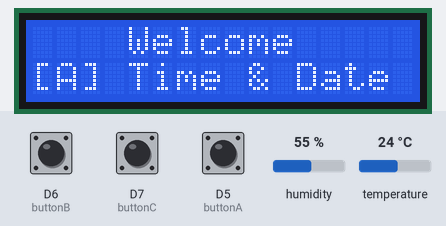
Bench run of a program on a simulated ESP8266 (NodeMCU). Parts: 16×2 character LCD. The inputs (shaded band) are chosen by the test bench; at power-on: D5 (buttonA) HIGH, D6 (buttonB) HIGH, D7 (buttonC) HIGH, humidity 55 %, temperature 24 °C. WiFi joins after 1.5 s; servers stay silent unless stated; the local clock reads 2024-03-15 10:24:30 at power-on unless the program sets it; what the program prints to the serial monitor is not drawn.

Above: at 10.0 s.
10.1 s: D5 (buttonA) pulled LOW for 0.15 s
At 10.9 s:
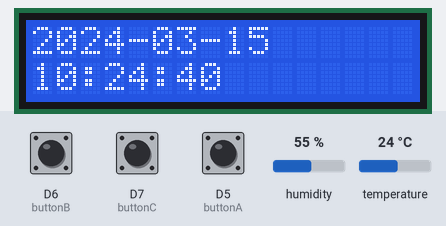
14.6 s: D6 (buttonB) pulled LOW for 0.15 s
At 15.8 s:
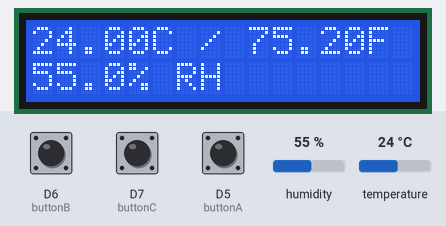
16.2 s: D7 (buttonC) pulled LOW for 0.15 s
At 16.8 s:
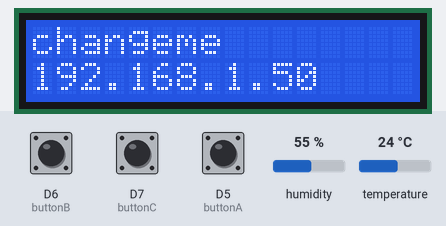
17.8 s: D5 (buttonA) pulled LOW for 1 s
At 20.1 s:
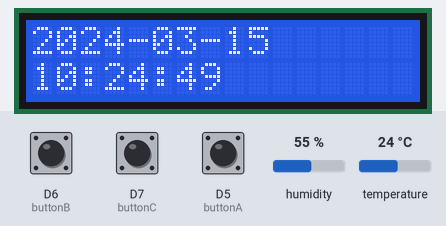
20.3 s: D6 (buttonB) pulled LOW for 1 s
At 21.7 s:
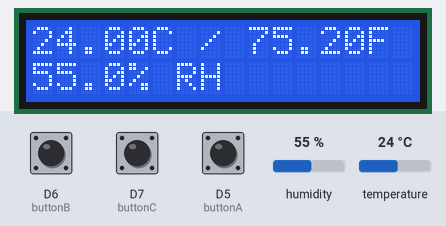
22.8 s: humidity set to 22 %
At 25.6 s:
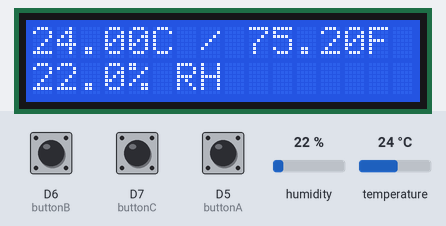
Timing chart, 0 to 26.7 s (numbered marks = the images above; inputs shaded):
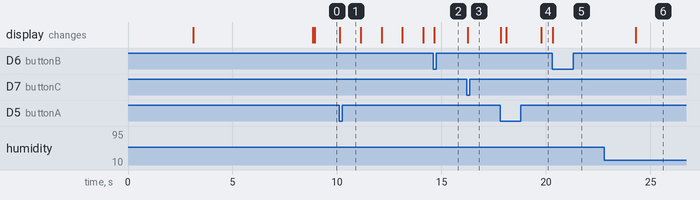

The program:

main.cpp
```cpp
// default include
#include <Arduino.h>
#include <time.h>
#include <sntp.h>

// LCD library
#include <LiquidCrystal_I2C.h>

// WiFi library
#include <ESP8266WiFi.h>

// DHT11 library
#include <DHT.h>

// DHT11 config
#define DHTPIN D3
#define DHTTYPE DHT11
DHT dht(DHTPIN, DHTTYPE);

// WiFi credentials (change before running!)
const char* ssid     = "changeme";
const char* password = "changeme";
const char* hostname = "changeme";

// define LCD object (LCD1602)
LiquidCrystal_I2C lcd(0x27, 16, 2);

// 3 buttons
const int buttonA = D5; // time
const int buttonB = D6; // temp/humidity
const int buttonC = D7; // WiFi info

// NTP server configuration (sntp.h)
const char* ntpServer = "pool.ntp.org";
const long  gmtOffset_sec = -14400; // UTC -5: 18000 seconds // UTC -4: 14400 seconds
const int   daylightOffset_sec = 0;

// Time display (global)
time_t now = time(nullptr);
struct tm* t = localtime(&now);

// Screens
enum ScreenMode {
    MODE_WELCOME,
    MODE_TIME,
    MODE_SENSOR,
    MODE_WIFI
};

// Startup
ScreenMode currentMode = MODE_WELCOME;
int welcomeScreens = 0;
unsigned long previousMillis = 0;
unsigned long refreshInterval = 0;

unsigned long serialPrintInterval = 0;

// Screen update fxn prototype
void updateScreen();

void welcomeScreen(); // welcome screen
void displayTime();   // button A
void displayTemp();   // button B
void displayWifi();   // button C

void dataPrint();    // serial data print

// --------------------------------------------------------------

void setup() {
    pinMode(buttonA, INPUT_PULLUP);
    pinMode(buttonB, INPUT_PULLUP);
    pinMode(buttonC, INPUT_PULLUP);

    Serial.begin(9600);

    lcd.init();
    lcd.backlight();
    lcd.clear();

    // Boot screen 1
    lcd.setCursor(0, 0);
    lcd.print(" PROJECT HYDRA  ");
    lcd.setCursor(0, 1);
    lcd.print("  Version 1.0   ");

    delay(3000);

    lcd.clear();

    // Boot screen 2
    lcd.setCursor(0, 0);
    lcd.print("  Starting...  ");

    // Serial.begin(9600);

    delay(4000); // serial initialization delay

    Serial.println();

    Serial.println("Project Hydra: Digital Clock with Temperature Monitoring");
    Serial.println("Version 1.0");
    Serial.println("Powered by ESP8266 NodeMCU 1.0 (ESP-12E)");
    Serial.println("Starting...");

    Serial.println();

    Serial.print("Connecting to network: ");
    Serial.print(ssid);
    Serial.print("...");

    WiFi.hostname(hostname);
    WiFi.begin(ssid, password);

    while (WiFi.status() != WL_CONNECTED) {
        delay(200);
        Serial.print(".");
    }

    if (WiFi.status() == WL_CONNECTED) {
        Serial.println(" connected!");
        Serial.print("Local IP address: ");
        Serial.println(WiFi.localIP());
        Serial.println("Your hostname is " + WiFi.hostname());
    }

    Serial.println();

    configTime(gmtOffset_sec, daylightOffset_sec, ntpServer);

    dht.begin();

    lcd.clear();

    currentMode = MODE_WELCOME;
    refreshInterval = 3000;
    updateScreen();

    // Main menu
    lcd.setCursor(0, 0);
    lcd.print("    Welcome     ");

}

// --------------------------------------------------------------

void loop() {
    unsigned long currentMillis = millis();

    // Reinserted for serial printing?
    time_t now = time(nullptr);
    struct tm* t = localtime(&now); // comment line to test offline condition

    if (currentMillis - serialPrintInterval >= 1000) { // every 10 seconds
        serialPrintInterval = currentMillis;
            dataPrint();
        }

    // Button states
    int stateA = digitalRead(buttonA);
    int stateB = digitalRead(buttonB);
    int stateC = digitalRead(buttonC);

    // Button A: Time display
    if (stateA == LOW) {
        currentMode = MODE_TIME;
        refreshInterval = 1000;
        updateScreen();
        previousMillis = currentMillis;
        delay(200);
    }

    // Button B: Temp/Humidity display
    else if (stateB == LOW) {
        currentMode = MODE_SENSOR;
        refreshInterval = 3000;
        updateScreen();
        previousMillis = currentMillis;
        delay(200);
    }

    // Button C: WiFi info display
    else if (stateC == LOW) {
        currentMode = MODE_WIFI;
        refreshInterval = 5000;
        updateScreen();
        previousMillis = currentMillis;
        delay(200);
    }

    // Auto screen refresh (time, sensor, wifi)
    if (currentMillis - previousMillis >= refreshInterval) {
            previousMillis = currentMillis;
            updateScreen();
        }
}

// --------------------------------------------------------------

void updateScreen() {
    switch (currentMode) {
        case MODE_TIME:
            displayTime();
            break;
        case MODE_SENSOR:
            displayTemp();
            break;
        case MODE_WIFI:
            displayWifi();
            break;
        case MODE_WELCOME:
            welcomeScreen();
            break;
    }
}

void displayTime() {
    if (t->tm_year > (2020 - 1900)) {
        lcd.setCursor(0, 0);
        lcd.printf("%04d-%02d-%02d      ", t->tm_year + 1900, t->tm_mon + 1, t->tm_mday);
        lcd.setCursor(0, 1);
        lcd.printf("%02d:%02d:%02d        ", t->tm_hour, t->tm_min, t->tm_sec);
    } else {
        lcd.clear();
        lcd.setCursor(0, 0);
        lcd.print("- TIME OFFLINE - ");
    }
}

void displayTemp() {
    float humidity = dht.readHumidity();
    float temp_c = dht.readTemperature();
    float temp_f = dht.readTemperature(true);

    lcd.setCursor(0, 0);
    lcd.printf("%.2fC / %.2fF  ", temp_c, temp_f);
    lcd.setCursor(0, 1);
    lcd.printf("%.1f%% RH        ", humidity);

}

void displayWifi() {
    lcd.setCursor(0, 0);
    lcd.print(ssid);
    lcd.print("                ");
    lcd.setCursor(0, 1);
    lcd.print(WiFi.localIP());
    lcd.print("                ");
}

void welcomeScreen() {
    switch (welcomeScreens) {
        case 1:
            lcd.setCursor(0, 1);
            lcd.print("[A] Time & Date ");
            break;
        case 2:
            lcd.setCursor(0, 1);
            lcd.print("[B] Temp & Humid");
            break;
        case 3:
            lcd.setCursor(0, 1);
            lcd.print(" [C] WiFi Info  ");
            break;
    }

    welcomeScreens++;
    if (welcomeScreens > 3) {
        welcomeScreens = 1;
    }
}

void dataPrint() {
    Serial.print(ssid + String(" (") + WiFi.localIP().toString() + String(") - "));
    Serial.printf("%04d-%02d-%02d %02d:%02d:%02d - ", t->tm_year + 1900, t->tm_mon + 1, t->tm_mday, t->tm_hour, t->tm_min, t->tm_sec);
    Serial.printf("Temperature: %.2fC / %.2fF - Humidity: %.1f%%\n", dht.readTemperature(), dht.readTemperature(true), dht.readHumidity());
}
```

Measured:
- after the input at 10.1 s, the display: changes at once (image 1)
- after the input at 14.6 s, the display: changes after 0.06 s (image 2)
- after the input at 16.2 s, the display: changes after 0.05 s (image 3)
- after the input at 17.8 s, the display: first changes at once (image 4 shows a later state)
- after the input at 20.3 s, the display: changes at once (image 5)
- after the input at 22.8 s, the display: changes after 1.5 s (image 6)
